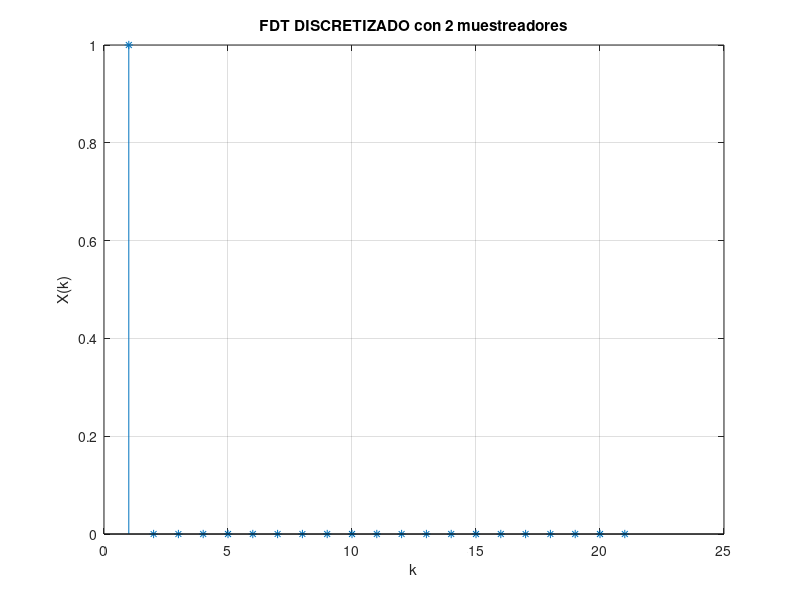

Recreate this plot in MATLAB.
disp('----------------------------------------------------------------------')
disp('--- 1. FDT discreta en lazo cerrado, con DOS muestreador           ---')
disp('----------------------------------------------------------------------')
disp('                G(z)        num')
disp('     M(z) = ----------- =  ------')
disp('             1+G(z)H(z)     den')
disp(' ')

T = input('Ingrese valor de T: ');
num = input('Ingrese el numerador: ');
den = input('Ingrese el denominador: ');

x = [1 zeros(1, 20)];
v = [0 20 0 1.2];  % ejeX de 0 a 20, eje y de 0 a 0.5
axis(v);
y = filter(num, den, x);
stem(y, '*')
title('FDT DISCRETIZADO con 2 muestreadores')
xlabel('k')
ylabel('X(k)')
grid